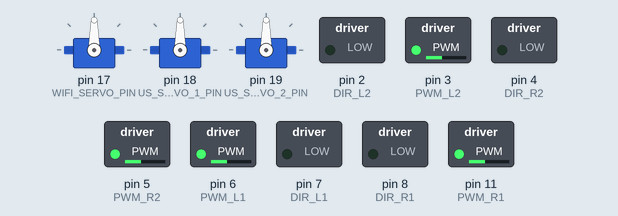
This sketch was run on a simulated Arduino Uno, built with avr-gcc and run on an emulated ATmega328P. On the bench: 3 × servo, switched loads named in the sketch (green lamp = pin HIGH). What the sketch prints to the serial monitor is not drawn.

Above: at 0.05 s.
At 1.35 s:
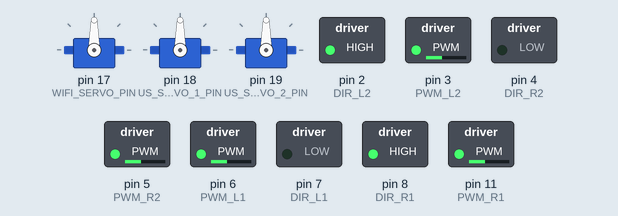
At 2.05 s:
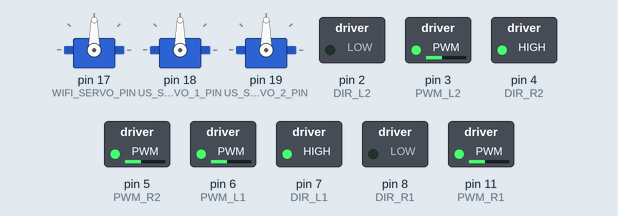
At 2.75 s:
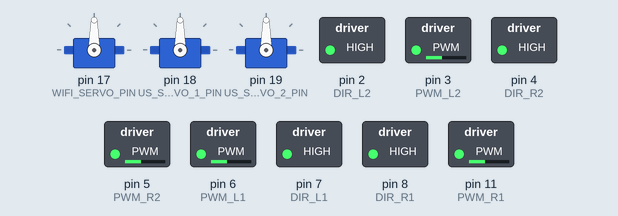
Timing chart, 0 to 3.2 s (numbered marks = the images above):
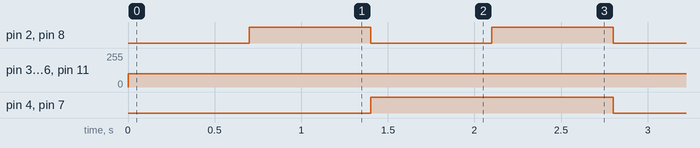

The sketch:

car_demo.ino
```cpp
//
// Title       : 範例三
// Description : 使用 Arduino 接收攝像頭模組資料並回傳
//
#include <Servo.h>

Servo wifiServo;
Servo USServo1;
Servo USServo2;
int wifiServoValue;
#define WIFI_SERVO_PIN 17
#define US_SERVO_1_PIN 18
#define US_SERVO_2_PIN 19

//
//  Motor
//
const int PWM_R1 = 11; ///<Motor1 Speed
const int PWM_L1 = 6;  ///<Motor2 Speed
const int PWM_R2 = 5;  ///<Motor3 Speed
const int PWM_L2 = 3;  ///<Motor4 Speed

const int DIR_R1 = 8; ///<Motor1 Direction
const int DIR_L1 = 7; ///<Motor2 Direction
const int DIR_R2 = 4; ///<Motor3 Direction
const int DIR_L2 = 2; ///<Motor4 Direction

int PWM_SPEED = 100;

void setup()
{
  pinMode(PWM_R1, OUTPUT);
  pinMode(PWM_L1, OUTPUT);
  pinMode(PWM_R2, OUTPUT);
  pinMode(PWM_L2, OUTPUT);
  pinMode(DIR_R1, OUTPUT);
  pinMode(DIR_L1, OUTPUT);
  pinMode(DIR_R2, OUTPUT);
  pinMode(DIR_L2, OUTPUT);

  Serial.begin(9600);
  Serial.println("Ready");

  wifiServo.attach(WIFI_SERVO_PIN , 500 , 2400);
  USServo1.attach(US_SERVO_1_PIN , 500 , 2400);
  USServo2.attach(US_SERVO_2_PIN , 500 , 2400);
  wifiServo.write(90);
  USServo1.write(90);
  USServo2.write(90);
}

void loop()
{
  run();
  delay(700);
  left();
  delay(700);
  right();
  delay(700);
  back();
  delay(700);
}

void run()
{
  digitalWrite(DIR_R1, LOW);
  analogWrite(PWM_R1, PWM_SPEED);
  digitalWrite(DIR_L1, LOW);
  analogWrite(PWM_L1, PWM_SPEED);
  digitalWrite(DIR_R2, LOW);
  analogWrite(PWM_R2, PWM_SPEED);
  digitalWrite(DIR_L2, LOW);
  analogWrite(PWM_L2, PWM_SPEED);
}

void brake()
{

  digitalWrite(DIR_R1, LOW);
  analogWrite(PWM_R1, 0);
  digitalWrite(DIR_L1, LOW);
  analogWrite(PWM_L1, 0);
  digitalWrite(DIR_R2, LOW);
  analogWrite(PWM_R2, 0);
  digitalWrite(DIR_L2, LOW);
  analogWrite(PWM_L2, 0);
}

void left()
{
  digitalWrite(DIR_R1, HIGH);
  analogWrite(PWM_R1, PWM_SPEED);
  digitalWrite(DIR_L1, LOW);
  analogWrite(PWM_L1, PWM_SPEED);
  digitalWrite(DIR_R2, LOW);
  analogWrite(PWM_R2, PWM_SPEED);
  digitalWrite(DIR_L2, HIGH);
  analogWrite(PWM_L2, PWM_SPEED);
}

void right()
{
  digitalWrite(DIR_R1, LOW);
  analogWrite(PWM_R1, PWM_SPEED);
  digitalWrite(DIR_L1, HIGH);
  analogWrite(PWM_L1, PWM_SPEED);
  digitalWrite(DIR_R2, HIGH);
  analogWrite(PWM_R2, PWM_SPEED);
  digitalWrite(DIR_L2, LOW);
  analogWrite(PWM_L2, PWM_SPEED);
}

void spin_right()
{
  digitalWrite(DIR_R1, HIGH);
  analogWrite(PWM_R1, PWM_SPEED);
  digitalWrite(DIR_L1, LOW);
  analogWrite(PWM_L1, PWM_SPEED);
  digitalWrite(DIR_R2, HIGH);
  analogWrite(PWM_R2, PWM_SPEED);
  digitalWrite(DIR_L2, LOW);
  analogWrite(PWM_L2, PWM_SPEED);
}

void spin_left()
{
  digitalWrite(DIR_R1, LOW);
  analogWrite(PWM_R1, PWM_SPEED);
  digitalWrite(DIR_L1, HIGH);
  analogWrite(PWM_L1, PWM_SPEED);
  digitalWrite(DIR_R2, LOW);
  analogWrite(PWM_R2, PWM_SPEED);
  digitalWrite(DIR_L2, HIGH);
  analogWrite(PWM_L2, PWM_SPEED);
}

void back()
{

  digitalWrite(DIR_R1, HIGH);
  analogWrite(PWM_R1, PWM_SPEED);
  digitalWrite(DIR_L1, HIGH);
  analogWrite(PWM_L1, PWM_SPEED);
  digitalWrite(DIR_R2, HIGH);
  analogWrite(PWM_R2, PWM_SPEED);
  digitalWrite(DIR_L2, HIGH);
  analogWrite(PWM_L2, PWM_SPEED);
}
```

Measured:
- by itself, pin 2 (DIR_L2), pin 8 (DIR_R1): alternates HIGH for 0.70 s and LOW for 0.70 s
- by itself, pin 3 (PWM_L2), pin 5 (PWM_R2), pin 6 (PWM_L1), pin 11 (PWM_R1): 0/255 → 100/255 at 0.00 s
- by itself, pin 4 (DIR_R2), pin 7 (DIR_L1): alternates HIGH for 1.4 s and LOW for 1.4 s
